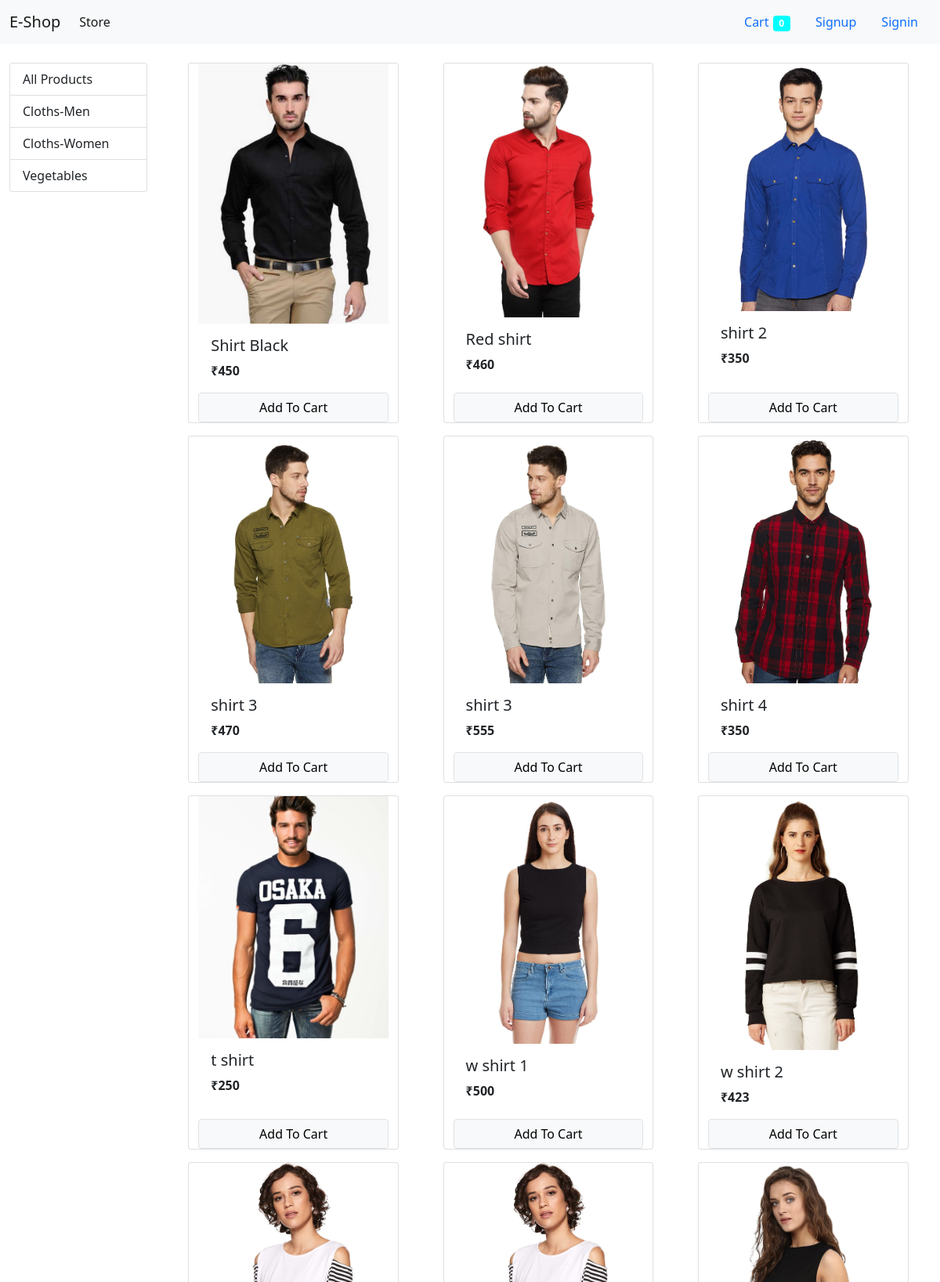
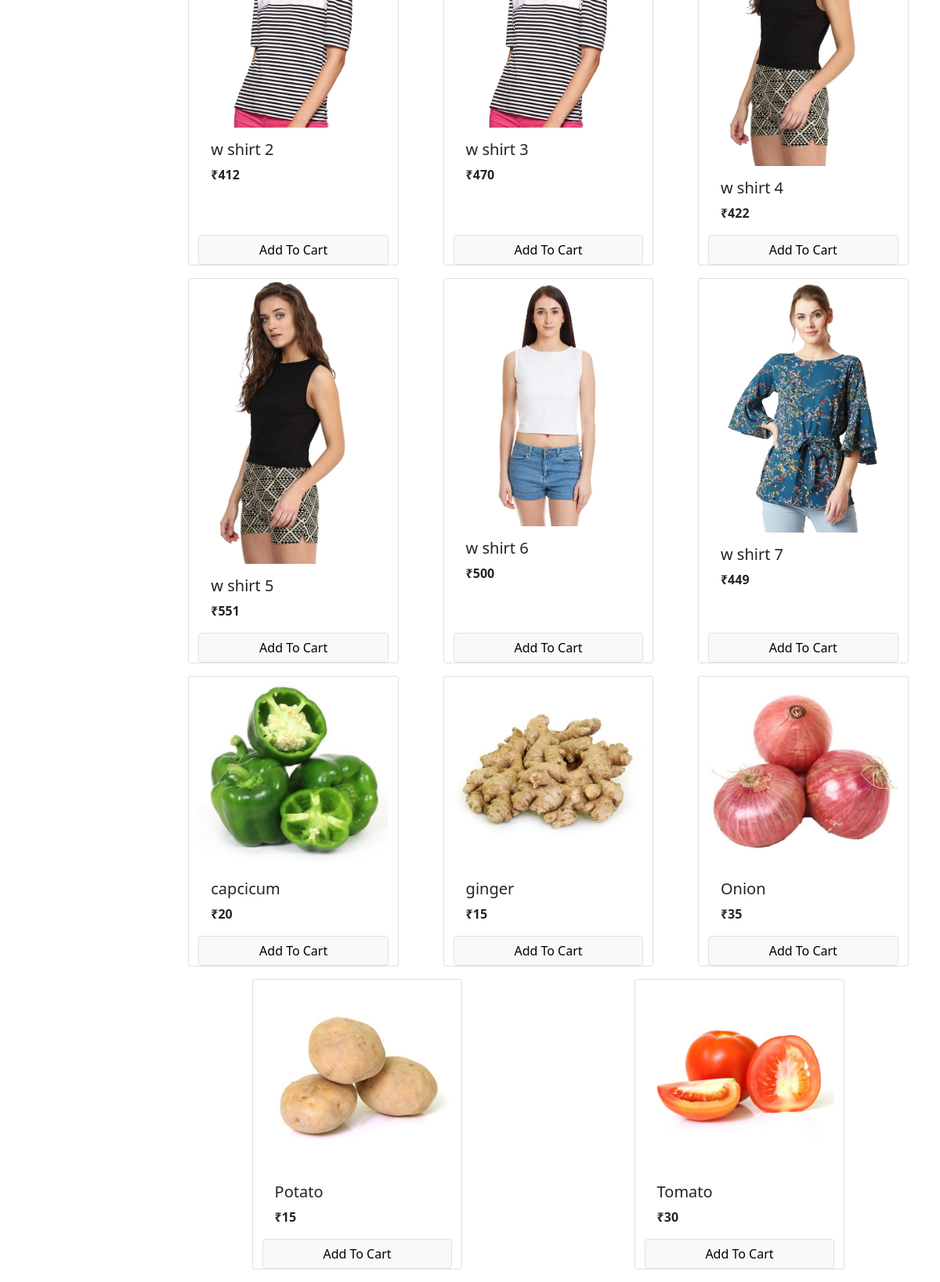
The page / on the database its author committed (2 pictures, top to bottom).
### store/models.py (models this page shows, shortened)
class Category(models.Model):
    name=models.CharField(max_length=20)

class Product(models.Model):
    name=models.CharField(max_length=50)
    price=models.IntegerField(default=0)
    category=models.ForeignKey(Category,on_delete=models.CASCADE,default=1)
    description=models.CharField(max_length=200,default='',null=True,blank=True)
    image=models.ImageField(upload_to='uploads/products/')

### store/views.py (the view)
# urls.py: path('',views.index,name="index"),
def index(request):
    if request.method == "POST":
        product = request.POST.get('product')
        cart = request.session.get('cart')
        remove=request.POST.get('remove')
        if cart:
            quantity = cart.get(product)
            if quantity:
                if remove:
                    if quantity<=1:
                        cart.pop(product)
                    else:
                        cart[product]=quantity-1
                else:
                    cart[product] = quantity+1
            else:
                cart[product] = 1
        else:
            cart = {}
            cart[product] = 1
        request.session['cart']=cart
        return redirect('index')
    else:
        cart=request.session.get('cart')
        if not cart:
            request.session.cart={}
        categories = Category.objects.all()
        products = None
        categoryID = request.GET.get('category')
        if categoryID:
            products = Product.objects.filter(category=categoryID)
        else:
            products = Product.objects.all()
        return render(request,'index.html',{'products':products,'categories':categories,'uname':request.session.get('username')})

### store/templatetags/cart.py (called while the page is built)
@register.filter(name="is_in_cart")
def is_in_cart(product,cart):
    keys=cart.keys()
    for id in keys:
        if int(id) == product.id:
            return True
    return False

### store/templatetags/currency.py (called while the page is built)
@register.filter(name="currency")
def currency(number):
    return "₹"+str(number)

### store/templates/index.html (shortened to what this page needs)
{% extends 'base.html' %}
{% load currency %}
{% load cart %}
{% block content %}
<div class="container-fluid mt-4"  style="scroll-behavior:auto;z-index:-1;">
  <div class="row">
    <div class="col-lg-2 mx-auto">
      <div class="list-group">
        <a href="/" class="list-group-item list-group-item-action">All Products</a>
      {% for category in categories %}
        <a href="/?category={{category.id}}" class="list-group-item list-group-item-action">{{category.name}}</a>
      {% endfor %}
      </div>
    </div>
  <div id="products" style="z-index:10;" class="col-lg-10">
  <div class="row mx-auto">
  {% for product in products %}
      <div class="card mx-auto mb-3" id="{{product.id}}" style="width: 16.8rem;">
  <img src="{{product.image.url}}" class="card-img-top" alt="...">
  <div class="card-body">
    <h5 class="card-title">{{product.name}}</h5>
      <p class="card-text"><b>{{product.price|currency}}</b></p>
  </div>
        <div class="card-footer-no-gutters p-0">
            {% if product|is_in_cart:request.session.cart %}
                <div class="row ">
                    <form action="/#{{product.id}}" method="post" class="col-2">
                        {% csrf_token %}
                        <input hidden type="text" value="True" name="remove">
                        <input hidden type="text" value="{{product.id}}" name="product">
                        <input type="submit" value=" - " class="btn btn-block btn-light btn-sm">
                    </form>
                  <div class="text-center col">{{product|cart_quantity:request.session.cart}} in cart</div>
                    <form action="/#{{product.id}}" method="post" class="col-2">
                        {% csrf_token %}
                        <input hidden type="text" value="{{product.id}}" name="product">
                        <input type="submit" value=" + " class="btn btn-block btn-light btn-sm">
                    </form>
                </div>
            {% else %}
                <form action="/#{{product.id}}" method="POST" class="btn-block">
                    <input type="submit" value="Add To Cart" class="float-right btn btn-light border form-control">
                </form>
            {% endif %}
        </div>
</div>
{% endfor %}
  </div>
  </div>
  </div>
</div>
{% endblock %}

### store/templates/base.html (shortened to what this page needs)
<!doctype html>
{% load static %}
<html lang="en">
  <head>
    <link href="https://cdn.jsdelivr.net/npm/bootstrap@5.0.0-beta3/dist/css/bootstrap.min.css" rel="stylesheet">
  </head>
  <body>
  <nav class="navbar navbar-expand-lg navbar-light bg-light" style="position:sticky">
  <div class="container-fluid">
    <a class="navbar-brand" href="/">E-Shop</a>
    <div class="collapse navbar-collapse" id="navbarSupportedContent">
      <ul class="navbar-nav me-auto mb-2 mb-lg-0">
        <li class="nav-item">
         <a class="nav-link active" aria-current="page" href="#">Store</a>
        </li>
      </ul>
        <ul class="nav justify-content-end">
        {% if request.session.customer %}
        <li class="nav-item dropdown" >
          <a class="nav-link dropdown-toggle" style="z-index:100" href="#" id="navbarDropdownMenuLink" role="button" data-bs-toggle="dropdown" aria-expanded="false">
            <img src="{% static 'images/profile.png' %}" alt="profile image" style="height: 25px;"> {{request.session.username}}
          </a>
          <ul class="dropdown-menu" aria-labelledby="navbarDropdownMenuLink">
            <li><a class="dropdown-item" href="#">LogOut</a></li>
            <li><a class="dropdown-item" href="#">Another action</a></li>
            <li><a class="dropdown-item" href="#">Something else here</a></li>
          </ul>
        </li>
            <li class="nav-item">
              <a class="nav-link " aria-current="page" href="/cart">Cart<span style="background-color:cyan;margin-left:5px" class="badge badge-info">{{request.session.cart.keys|length}}</span></a>
            </li>
              <a class="nav-link " aria-current="page" href="/orders">Orders</a>
            </li>
            <li class="nav-item">
              <a class="nav-link " aria-current="page" href="/logout">Logout</a>
            </li>
         {% else %}
            <li class="nav-item">
              <a class="nav-link " aria-current="page" href="/cart">Cart<span style="background-color:cyan;margin-left:5px" class="badge badge-info">{{request.session.cart.keys|length}}</span></a>
            </li>
            <li class="nav-item">
              <a class="nav-link " aria-current="page" href="/signup">Signup</a>
            </li>
            <li class="nav-item">
              <a class="nav-link " aria-current="page" href="/signin">Signin</a>
            </li>
          {% endif %}
        </ul>
    </div>
  </div>
</nav>
  {% block content %}
  {% endblock %}
  </body>
</html>

### rows shown on the page
Category: name "Cloths-Men"
Category: name "Cloths-Women"
Category: name "Vegetables"
Product: {{ product.id }} 1 (drawn), image (picture), name "Shirt Black", price "₹450"
Product: image (picture), name "Red shirt", price "₹460"
Product: image (picture), name "shirt 2", price "₹350"
Product: image (picture), name "shirt 3", price "₹470"
Product: image (picture), name "shirt 3", price "₹555"
Product: image (picture), name "shirt 4", price "₹350"
Product: image (picture), name "t shirt", price "₹250"
Product: image (picture), name "w shirt 1", price "₹500"
Product: image (picture), name "w shirt 2", price "₹423"
Product: image (picture), name "w shirt 2", price "₹412"
Product: image (picture), name "w shirt 3", price "₹470"
Product: image (picture), name "w shirt 4", price "₹422"
Product: image (picture), name "w shirt 5", price "₹551"
Product: image (picture), name "w shirt 6", price "₹500"
Product: {{ product.id }} 16 (drawn), image (picture), name "w shirt 7", price "₹449"
Product: image (picture), name "capcicum", price "₹20"
Product: image (picture), name "ginger", price "₹15"
Product: image (picture), name "Onion", price "₹35"
Product: image (picture), name "Potato", price "₹15"
Product: image (picture), name "Tomato", price "₹30"

### other values the page prints
{{ request.session.cart.keys|length }} "0"
